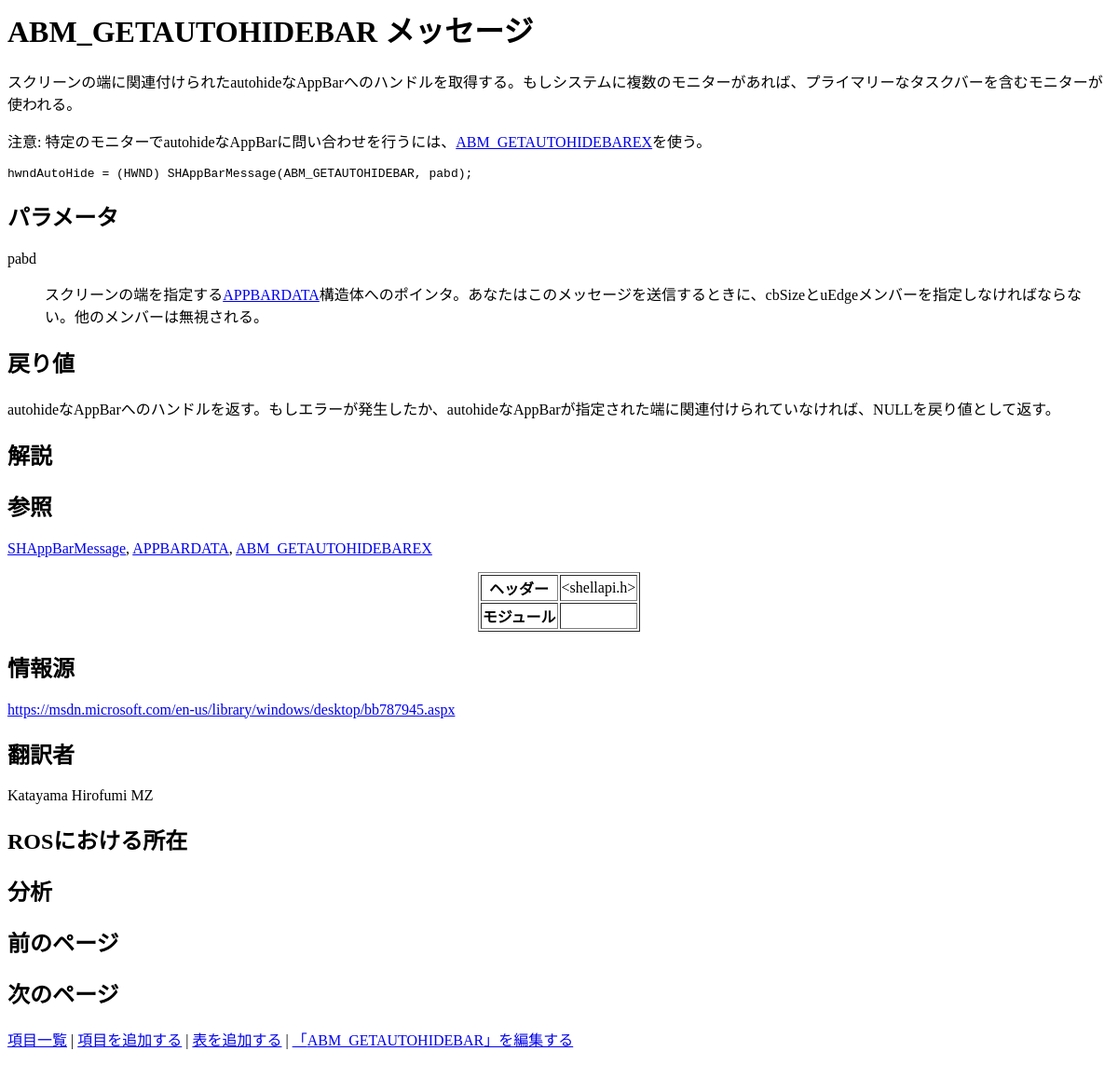
Page /show_entry.php?entry_name=ABM_GETAUTOHIDEBAR on the earlier database version.
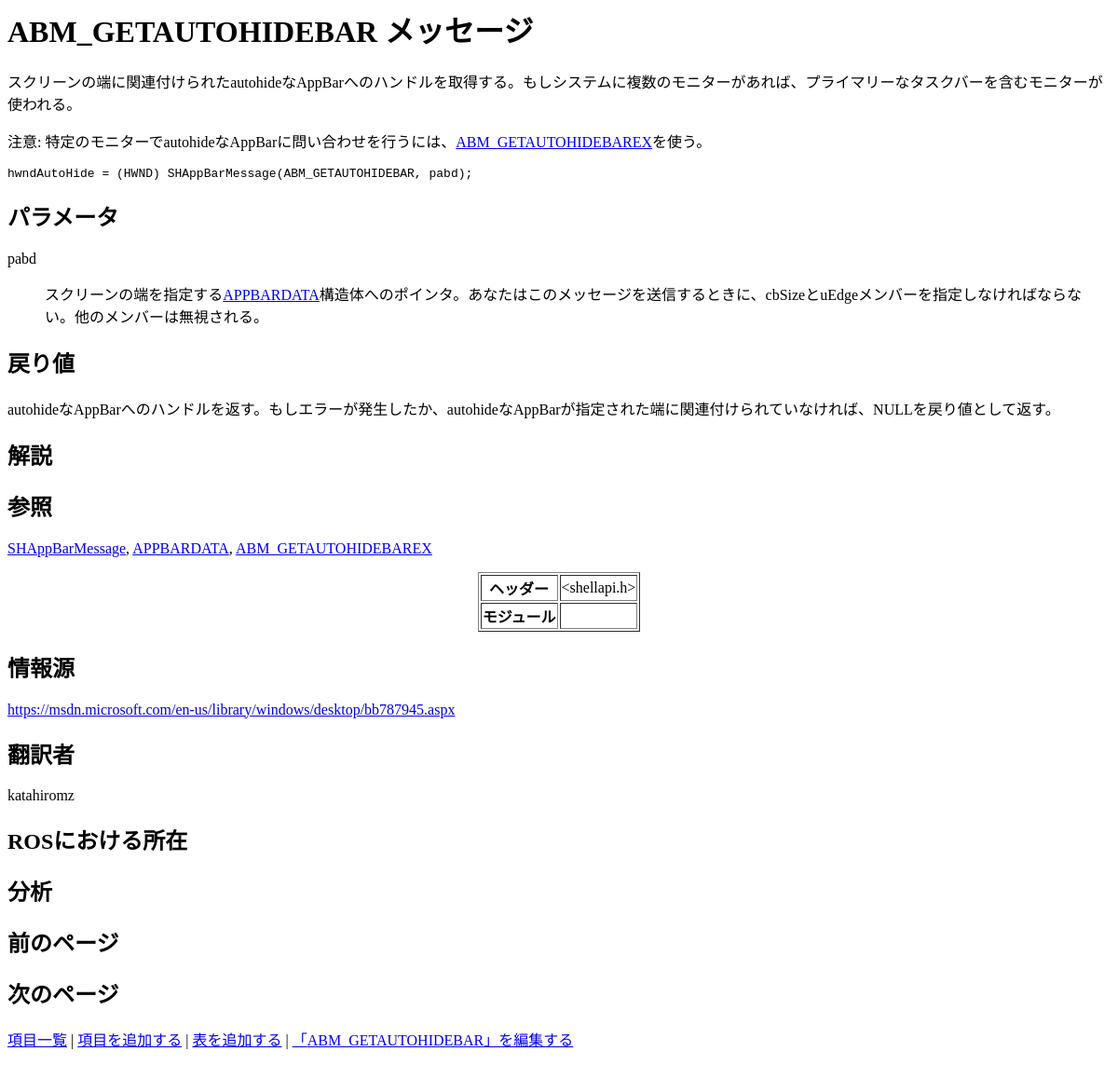
Same page on the later database version.
### tables this page shows
CREATE TABLE `entries` (
  `entry_name` varchar(60) NOT NULL,
  `entry_type` varchar(32) NOT NULL,
  `description` varchar(8192) DEFAULT NULL,
  `syntax` varchar(2048) DEFAULT NULL,
  `parameters` varchar(2048) DEFAULT NULL,
  `return_value` varchar(1024) DEFAULT NULL,
  `remarks` varchar(4096) DEFAULT NULL,
  `see_also` varchar(2048) DEFAULT NULL,
  `added_time` timestamp NOT NULL DEFAULT current_timestamp(),
  `modified_time` timestamp NOT NULL DEFAULT current_timestamp(),
  `header` varchar(128) DEFAULT NULL,
  `modules` varchar(128) DEFAULT NULL,
  `sources` varchar(256) DEFAULT NULL,
  `translators` varchar(128) DEFAULT NULL,
  `ros_location` varchar(256) DEFAULT NULL,
  `analysis` varchar(512) DEFAULT NULL,
  `prev_page` varchar(64) NOT NULL,
  `next_page` varchar(64) NOT NULL
);

### show_entry.php (the view, shortened to what this page needs)
<?php
function translate($text) {
	return $text;
}
function get_field($name) {
	global $assoc;
	if (isset($assoc) && isset($assoc[$name])) {
		return htmlspecialchars($assoc[$name]);
	}
	return NULL;
}
function get_paragraph($field) {
	$field = preg_replace('/\r\n/', "\n", $field);
	$field = preg_replace('/\n\n\n+/', "\n\n", $field);
	$field = preg_replace('/\n +\n/', "\n\n", $field);
	$paragraphs = explode("\n\n", $field);
	$array = array();
	foreach ($paragraphs as $paragraph) {
		if (preg_match('/^ *\* /', $paragraph)) {
			$items = preg_split('/(^|\n) *\*/', $paragraph);
			array_shift($items);
			$paragraph = "<ul>\n";
			foreach ($items as $item) {
				$paragraph .= "<li>";
				$paragraph .= $item;
				$paragraph .= "</li>\n";
			}
			$paragraph .= "</ul>\n";
		} else if (preg_match('/\[table:([^\]]+)\]/m', $paragraph, $matches)) {
			$paragraph = get_table($matches[1]);
		} else if (preg_match('/&lt;pre&gt;/m', $paragraph, $matches) &&
                   preg_match('/&lt;\/pre&gt;/m', $paragraph, $matches)) {
            $paragraph = str_replace("&lt;pre&gt;", "", $paragraph);
            $paragraph = str_replace("&lt;/pre&gt;", "", $paragraph);
            $paragraph = "<pre>" . $paragraph . "</pre>\n";
		} else {
			$paragraph = "<p>" . $paragraph . "</p>\n";
		}
		$array[] = $paragraph;
	}
	return implode("\n", $array);
}
function get_parameters($name) {
	$value = get_field($name);
	$lines = explode(constant('PARAM_SEP'), $value);
	$a = array();
	foreach ($lines as $line) {
		$a[] = explode(constant('PARAM_DASH'), $line);
	}
	$str = "<dl>\n";
	foreach ($a as $item) {
		$item[0] = trim($item[0]);
		$item[1] = trim($item[1]);
		$str .= "<dt>" . $item[0] . "</dt>\n";
		$str .= "<dd>" . get_paragraph($item[1]) . "</dd>\n";
	}
	$str .= "</dl>\n";
	return $str;
}
function get_sources($name) {
	$sources = get_field($name);
	return preg_replace('/^((https?|ftp)(:\/\/[-_.!~*\'()a-zA-Z0-9;\/?:\@&=+\$,%#]+))$/', '<a href="${1}" target="_blank">${1}</a>', $sources);
}
function get_see_also() {
	$see_also = get_field("see_also");
	if ($see_also) {
		$see_also = explode("|", $see_also);
		$a = array();
		foreach ($see_also as $item) {
			$item = trim($item);
			$a[] = "<a href=\"show_entry.php?entry_name=" . $item . "\">" . $item . "</a>";
		}
		return implode(", ", $a);
	}
	return "";
}
function replace_keyword($text) {
	$see_also = get_field("see_also");
	if ($see_also) {
		$see_also = explode("|", $see_also);
		sort($see_also);
		$see_also = array_reverse($see_also);
		foreach ($see_also as $item) {
			$item = trim($item);
			$text = preg_replace("/\\b" . $item . "\\b/",
				'<a href="show_entry.php?entry_name=' . $item . '">' . $item . "</a>",
				$text
			);
		}
	}
	return $text;
}
$names = array(
	'entry_name',
	'entry_type',
	'description',
	'syntax',
	'parameters',
	'return_value',
	'remarks',
	'see_also',
	'header',
	'modules',
	'sources',
	'translators',
	'ros_location',
	'analysis',
	'prev_page',
	'next_page'
);
$mysqli = new mysqli("localhost", "root");
if ($mysqli) {
	$mysqli->set_charset("utf8");
	$mysqli->select_db(constant('DB_NAME'));
	$q = "SELECT ";
	$i = 0;
	foreach ($names as $name) {
		if ($i != 0) {
			$q .= ", ";
		}
		$q .= $name;
		$i++;
	}
	$q .= " FROM entries ";
	$q .= "WHERE entry_name='";
	$q .= $mysqli->real_escape_string($_GET["entry_name"]);
	$q .= "'";
	$result = $mysqli->query($q);
	if ($result) {
		$assoc = $result->fetch_array(MYSQLI_ASSOC);
	} else {
		echo $mysqli->error;
	}
} else {
	echo "cannot connect";
}
?><html><head>
</head>
<body>
<h1><?= translate(get_field("entry_name")) . " " . get_field("entry_type") ?></h1>
<?= replace_keyword(get_paragraph(get_field("description"))) ?>
<pre><?= get_field("syntax") ?></pre>
<h2>パラメータ</h2>
<?= replace_keyword(get_parameters("parameters"))  ?>
<h2>戻り値</h2>
<?= replace_keyword(get_paragraph(get_field("return_value"))) ?>
<h2>解説</h2>
<h2>参照</h2>
<p>
	<?= get_see_also() ?>
</p>
<table border="1" align="center">
	<tr>
		<th>ヘッダー</th>
		<td><?= get_field("header") ?></td>
	</tr>
	<tr>
		<th>モジュール</th>
		<td><?= get_field("modules") ?></td>
	</tr>
</table>
<h2>情報源</h2>
<p>
	<?= get_sources("sources") ?>
</p>
<h2>翻訳者</h2>
<p>
	<?= get_sources("translators") ?>
</p>
<h2>ROSにおける所在</h2>
<h2>分析</h2>
<h2>前のページ</h2>
<h2>次のページ</h2>
<p>
	<a href="entries.php">項目一覧</a> |
	<a href="add_entry.php">項目を追加する</a> |
	<a href="add_table.php">表を追加する</a> |
	<a href="edit_entry.php?entry_name=<?= $_GET["entry_name"] ?>">「<?= $_GET["entry_name"] ?>」を編集する</a>
</p>
</body></html>

Differences in the rows shown:
changed entries "ABM_GETAUTOHIDEBAR": sources "https://msdn.microsoft.com/en-us/library/windows/desktop/bb787945.aspx Katayama Hirofumi MZ" → "https://msdn.microsoft.com/en-us/library/windows/desktop/bb787945.aspx katahiromz"
